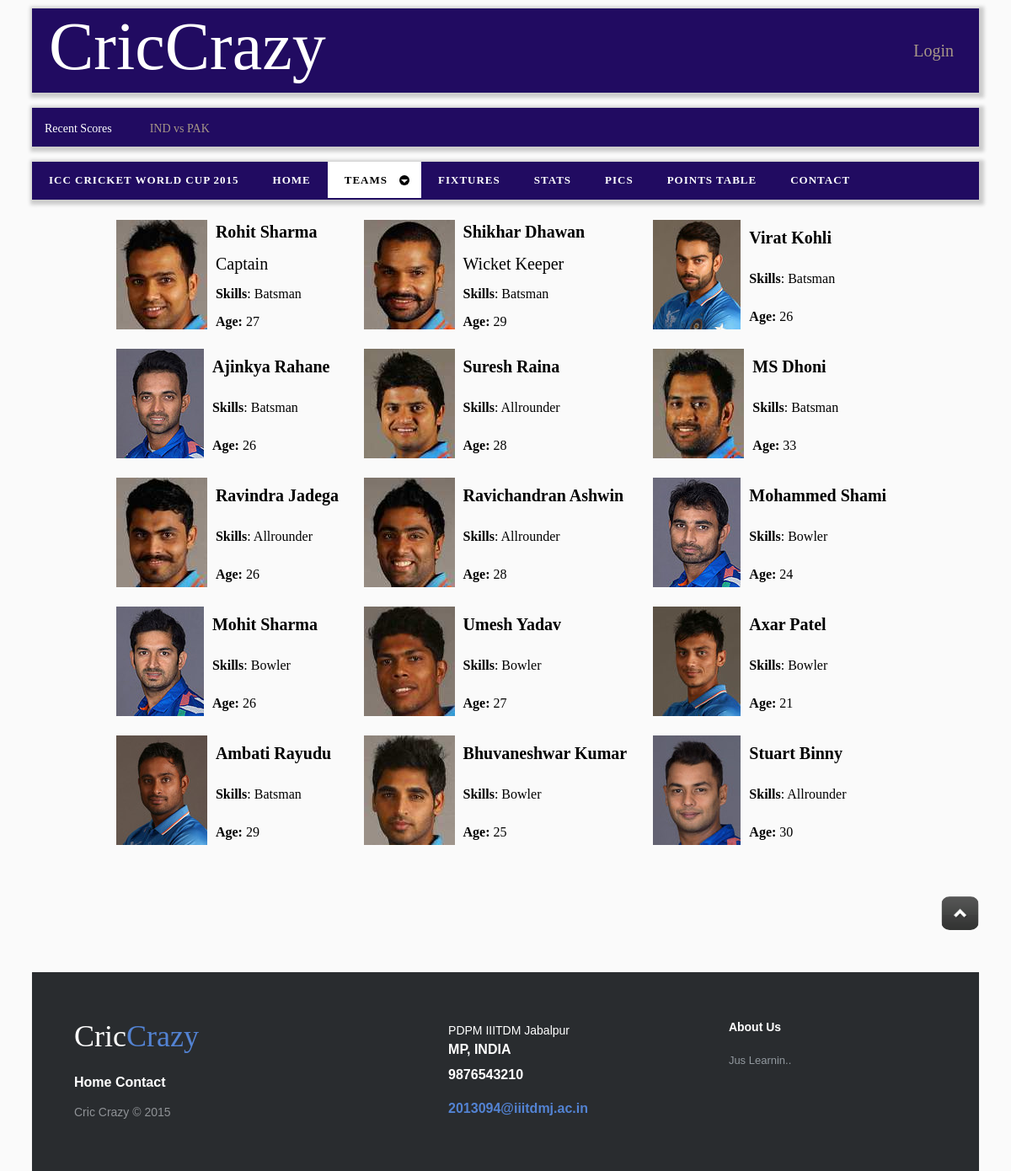
Page /pro4/squads.php?id=IND on the committed database.
### tables this page shows
CREATE TABLE IF NOT EXISTS `matches` (
  `MATCH_ID` varchar(10) NOT NULL,
  `VENUE` varchar(50) DEFAULT NULL,
  `DATE` date DEFAULT NULL,
  `START_TIME` time DEFAULT NULL,
  `TEAM1` varchar(10) DEFAULT NULL,
  `TEAM2` varchar(10) DEFAULT NULL,
  `TOSS` varchar(10) DEFAULT NULL,
  `TOSS_DECISION` varchar(20) DEFAULT NULL,
  `WINNER` varchar(10) DEFAULT NULL,
  `RESULT_DESCRIPTION` varchar(50) DEFAULT NULL
);

CREATE TABLE IF NOT EXISTS `players` (
  `PLAYER_ID` varchar(10) NOT NULL DEFAULT '',
  `PLAYER_NAME` varchar(20) DEFAULT NULL,
  `TEAM_ID` varchar(10) DEFAULT NULL,
  `SKILLS` varchar(10) DEFAULT NULL,
  `AGE` int(11) DEFAULT NULL
);

### pro4/squads.php (the view, shortened to what this page needs)
<!DOCTYPE HTML>
<html>
	<head>
		<link rel="stylesheet" type="text/css" href="css/style.css">
	</head>
	<body id="body">
		<div id="container1">
			<div id="logo">
				<font id="head">CricCrazy</font>
				<p class="login">
					<br>
					<br>
					<form class="login" method="post" action="login_form.php">
						<input type="submit" value="Login"></input>
					</form>
				</p>
			</div>
				<br>
			<div id='header2'>
			<ul>
			   <li class='static'><span style="color:#fff">Recent Scores</span></li>
			     <?php
			$qry='SELECT MATCH_ID,TEAM1,TEAM2 FROM MATCHES WHERE TOSS IS NOT NULL AND WINNER IS NULL';
			$result=mysql_query($qry);
			$row=mysql_fetch_assoc($result);
			if($row['TEAM1'] !=NULL)
				echo "<li><a id='match1' href='scorecard.php?id=".$row['MATCH_ID']."'><span>".$row['TEAM1']." vs ".$row['TEAM2']."</span></a></li>";
			?>
			</ul>
			</div>
			<br>
			<div id='header1'>
			<ul>
			   <li class='fix'><a href='info.php'><span>ICC Cricket World Cup 2015</span></a></li>
			   <li class='fix'><a href='layout.php'><span>Home</span></a></li>
			   <li class='active has-sub'><a href='#'><span>Teams</span></a>
			   </li>
			   <li class='fix'><a href='fixtures.php'><span>Fixtures</span></a></li>
			   <li class='fix'><a href='stats.php'><span>Stats</span></a></li>
			   <li class='fix'><a href='pics.php'><span>Pics</span></a></li>
			   <li class='fix'><a href='points_table.php'><span>Points Table</span></a></li>
			   <li class='fix'><a href='contactus.php'><span>Contact</span></a></li>
			</ul>
			<br>
			<div id='sq'>
				<table  width=100% height=100% >
				<?php
				$team = $_GET['id'];
				$qry="SELECT PLAYER_ID,PLAYER_NAME,SKILLS,AGE FROM players WHERE TEAM_ID='".$team."'";
				$qry2="SELECT CAPTAIN, WICKET_KEEPER FROM teams WHERE TEAM_ID='".$team."'";
				$result=mysql_query($qry);
				$resultt=mysql_query($qry2);
				$row2=mysql_fetch_assoc($resultt);
				$cap=$row2['CAPTAIN'];
				$wkt=$row2['WICKET_KEEPER'];
				$i=0;
				while($row=mysql_fetch_assoc($result))
				{	if($i%3==0)
					{
						echo "</tr>
						<td><div class='sq1'><table class='ind'><tr><td class='ind'rowspan='8'><a href='playerdetails.php?id=".$row['PLAYER_ID']."'><img id='translucent' src='images/".$row['PLAYER_ID'].".jpg' class='imsq'></a></td><td style='font-size:20px'><b>".$row['PLAYER_NAME']."</b></td></tr><tr>";
						if($cap==$row['PLAYER_ID']){
						echo "<tr><td style='font-size:20px'>Captain </td></tr>";
						}
						echo "<tr><td><b>Skills</b>: ".$row['SKILLS']."</td></tr><tr></tr>
						<tr><td><b>Age: </b>".$row['AGE']."</td></tr><tr></tr></table></div></td>";
					}
					else if($i%3==1)
					{
						echo "<td><div class='sq2'><table class='ind'><tr><td  class='ind' rowspan='8'><a href='playerdetails.php?id=".$row['PLAYER_ID']."'><img src='images/".$row['PLAYER_ID'].".jpg' class='imsq'></a></td><td style='font-size:20px'><b>".$row['PLAYER_NAME']."</b></td></tr>";
						if($wkt==$row['PLAYER_ID']){
						echo "<tr><td style='font-size:20px'>Wicket Keeper</td></tr>";
						}
						echo "<tr><td><b>Skills</b>: ".$row['SKILLS']."</td></tr><tr></tr>
						<tr><td><b>Age: </b>".$row['AGE']."</td></tr><tr></tr></table></div></td>";
					}
					else
					{
						echo "	<td><div class='sq3'><table class='ind'><tr><td  class='ind' rowspan='8'><a href='playerdetails.php?id=".$row['PLAYER_ID']."'><img src='images/".$row['PLAYER_ID'].".jpg' class='imsq'></a></td><td style='font-size:20px'><b>".$row['PLAYER_NAME']."</b></td></tr><tr>";
						echo "<tr><td><b>Skills</b>: ".$row['SKILLS']."</td></tr><tr></tr>
						<tr><td><b>Age: </b>".$row['AGE']."</td></tr></table><tr></tr></div></td>";
					}
					$i++;
				}
				?>
				</table>
			</div>
			<br><br><br>
			<div id="gototop">
				<img style="border-radius:10px;float:right;height:40px;"id="top" src="images/images.png"></img>
			</div>
			<footer class="footer-distributed">
			<div class="footer-left">
				<h3>Cric<span>Crazy</span></h3>
				<p class="footer-links">
					<a href="#">Home</a>
					<a href="#">Contact</a>
				</p>
				<p class="footer-company-name">Cric Crazy &copy; 2015</p>
			</div>
			<div class="footer-center">
				<div>
					<p><span>PDPM IIITDM  Jabalpur</span> MP, INDIA</p>
				</div>
				<div>
					<p>9876543210</p>
				</div>
				<div>
					<p><a href="mailto:support@company.com">2013094@iiitdmj.ac.in</a></p>
				</div>
			</div>
			<div class="footer-right">
				<p class="footer-company-about">
					<span>About Us</span>
					Jus Learnin..
				</p>
			</div>
		</footer>
	</body>
</html>

### rows in the picture
matches: TEAM1 "IND", TEAM2 "PAK"
players: PLAYER_ID (picture), PLAYER_NAME "Rohit Sharma", shows "Captain", SKILLS "Batsman", AGE "27"
players: PLAYER_ID (picture), PLAYER_NAME "Shikhar Dhawan", shows "Wicket Keeper", SKILLS "Batsman", AGE "29"
players: PLAYER_ID (picture), PLAYER_NAME "Virat Kohli", SKILLS "Batsman", AGE "26"
players: PLAYER_ID (picture), PLAYER_NAME "Ajinkya Rahane", SKILLS "Batsman", AGE "26"
players: PLAYER_ID (picture), PLAYER_NAME "Suresh Raina", SKILLS "Allrounder", AGE "28"
players: PLAYER_ID (picture), PLAYER_NAME "MS Dhoni", SKILLS "Batsman", AGE "33"
players: PLAYER_ID (picture), PLAYER_NAME "Ravindra Jadega", SKILLS "Allrounder", AGE "26"
players: PLAYER_ID (picture), PLAYER_NAME "Ravichandran Ashwin", SKILLS "Allrounder", AGE "28"
players: PLAYER_ID (picture), PLAYER_NAME "Mohammed Shami", SKILLS "Bowler", AGE "24"
players: PLAYER_ID (picture), PLAYER_NAME "Mohit Sharma", SKILLS "Bowler", AGE "26"
players: PLAYER_ID (picture), PLAYER_NAME "Umesh Yadav", SKILLS "Bowler", AGE "27"
players: PLAYER_ID (picture), PLAYER_NAME "Axar Patel", SKILLS "Bowler", AGE "21"
players: PLAYER_ID (picture), PLAYER_NAME "Ambati Rayudu", SKILLS "Batsman", AGE "29"
players: PLAYER_ID (picture), PLAYER_NAME "Bhuvaneshwar Kumar", SKILLS "Bowler", AGE "25"
players: PLAYER_ID (picture), PLAYER_NAME "Stuart Binny", SKILLS "Allrounder", AGE "30"
